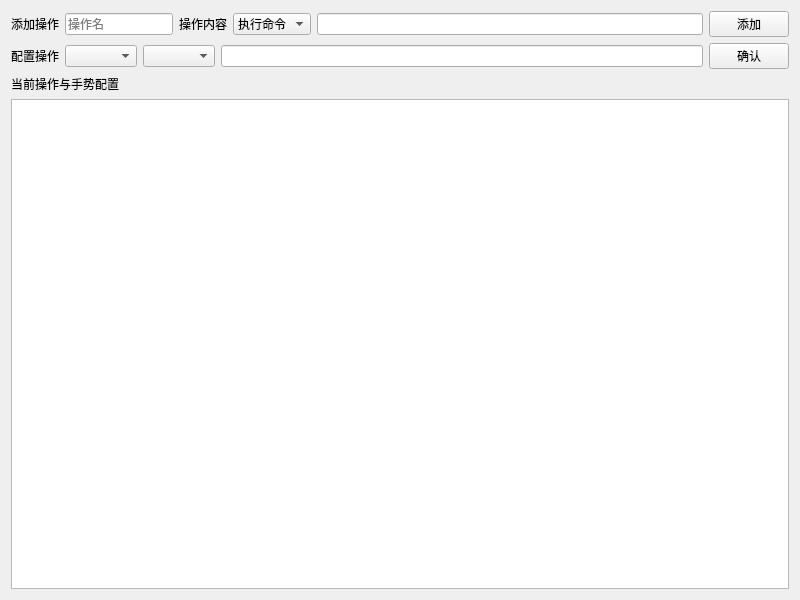
<?xml version="1.0" encoding="UTF-8"?>
<ui version="4.0">
 <class>Form</class>
 <widget class="QWidget" name="Form">
  <property name="geometry">
   <rect>
    <x>0</x>
    <y>0</y>
    <width>800</width>
    <height>600</height>
   </rect>
  </property>
  <property name="windowTitle">
   <string>Form</string>
  </property>
  <layout class="QVBoxLayout" name="verticalLayout">
   <item>
    <layout class="QHBoxLayout" name="horizontalLayout">
     <item>
      <widget class="QLabel" name="label_2">
       <property name="text">
        <string>添加操作</string>
       </property>
      </widget>
     </item>
     <item>
      <widget class="QLineEdit" name="input_operation_name">
       <property name="sizePolicy">
        <sizepolicy hsizetype="Fixed" vsizetype="Fixed">
         <horstretch>0</horstretch>
         <verstretch>0</verstretch>
        </sizepolicy>
       </property>
       <property name="placeholderText">
        <string>操作名</string>
       </property>
      </widget>
     </item>
     <item>
      <widget class="QLabel" name="label_4">
       <property name="text">
        <string>操作内容</string>
       </property>
      </widget>
     </item>
     <item>
      <widget class="QComboBox" name="cbox_op_type">
       <item>
        <property name="text">
         <string>执行命令</string>
        </property>
       </item>
       <item>
        <property name="text">
         <string>快捷键</string>
        </property>
       </item>
       <item>
        <property name="text">
         <string>运行程序</string>
        </property>
       </item>
      </widget>
     </item>
     <item>
      <widget class="QLineEdit" name="input_extra_data"/>
     </item>
     <item>
      <widget class="QPushButton" name="btn_add_operation">
       <property name="text">
        <string>添加</string>
       </property>
      </widget>
     </item>
    </layout>
   </item>
   <item>
    <layout class="QHBoxLayout" name="horizontalLayout_2">
     <item>
      <widget class="QLabel" name="label_3">
       <property name="text">
        <string>配置操作</string>
       </property>
      </widget>
     </item>
     <item>
      <widget class="QComboBox" name="cbox_operations"/>
     </item>
     <item>
      <widget class="QComboBox" name="cbox_gestures"/>
     </item>
     <item>
      <widget class="QLineEdit" name="input_gestures"/>
     </item>
     <item>
      <widget class="QPushButton" name="btn_bind_op_gesture">
       <property name="text">
        <string>确认</string>
       </property>
      </widget>
     </item>
    </layout>
   </item>
   <item>
    <layout class="QVBoxLayout" name="verticalLayout_2">
     <item>
      <widget class="QLabel" name="label">
       <property name="text">
        <string>当前操作与手势配置</string>
       </property>
      </widget>
     </item>
     <item>
      <widget class="QTableView" name="table_config"/>
     </item>
    </layout>
   </item>
  </layout>
 </widget>
 <resources/>
 <connections/>
</ui>
